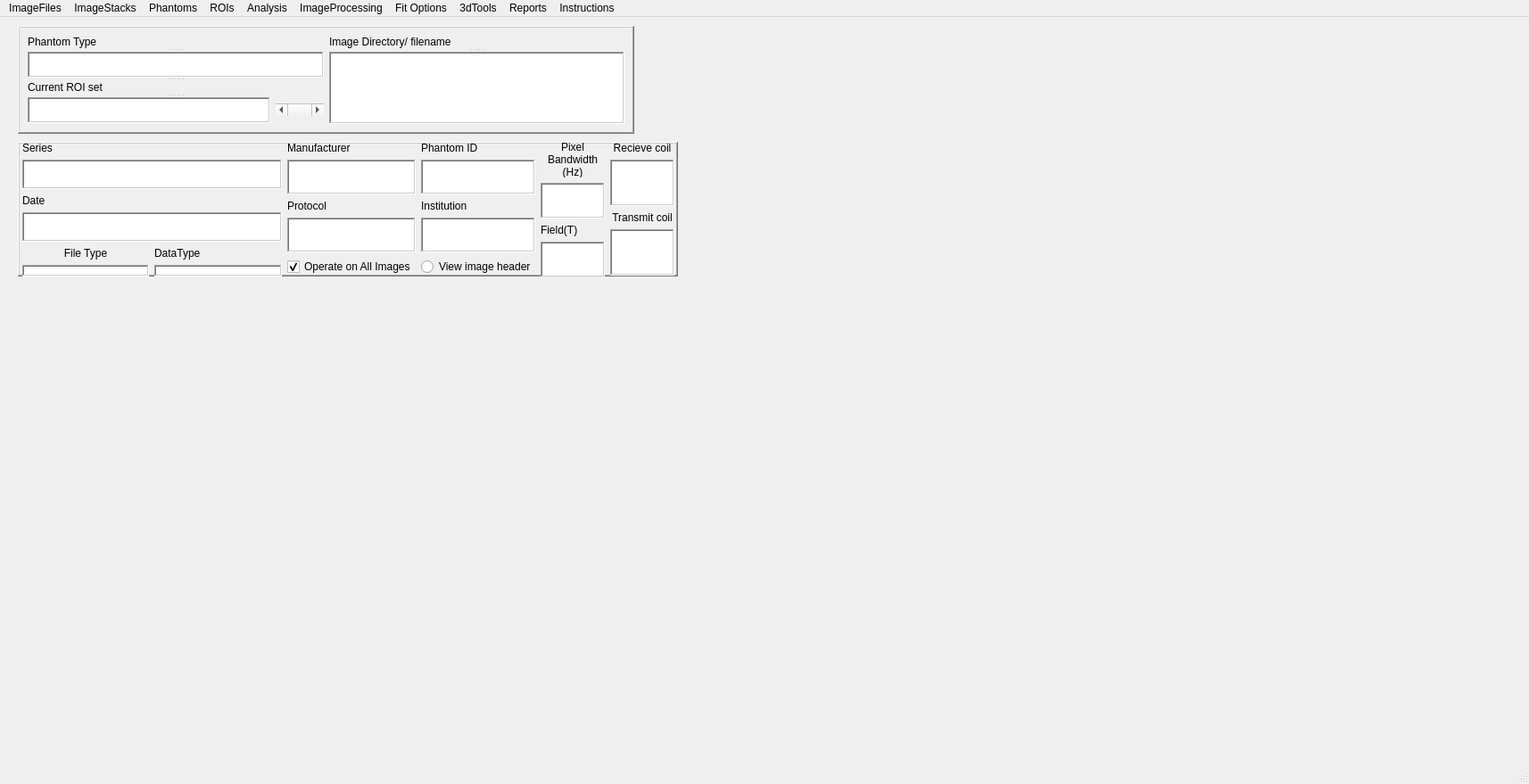
<?xml version="1.0" encoding="UTF-8"?>
<ui version="4.0">
 <class>PhantomViewerGui</class>
 <widget class="QMainWindow" name="PhantomViewerGui">
  <property name="geometry">
   <rect>
    <x>0</x>
    <y>0</y>
    <width>1714</width>
    <height>879</height>
   </rect>
  </property>
  <property name="windowTitle">
   <string>MainWindow</string>
  </property>
  <widget class="QWidget" name="centralwidget">
   <widget class="QFrame" name="frame_8">
    <property name="geometry">
     <rect>
      <x>20</x>
      <y>10</y>
      <width>691</width>
      <height>121</height>
     </rect>
    </property>
    <property name="autoFillBackground">
     <bool>true</bool>
    </property>
    <property name="frameShape">
     <enum>QFrame::WinPanel</enum>
    </property>
    <property name="frameShadow">
     <enum>QFrame::Raised</enum>
    </property>
    <layout class="QGridLayout" name="gridLayout">
     <item row="0" column="0">
      <widget class="QSplitter" name="splitter">
       <property name="orientation">
        <enum>Qt::Vertical</enum>
       </property>
       <widget class="QLabel" name="label_26">
        <property name="text">
         <string>Phantom Type</string>
        </property>
       </widget>
       <widget class="QTextEdit" name="lblPhantomType">
        <property name="frameShape">
         <enum>QFrame::WinPanel</enum>
        </property>
       </widget>
       <widget class="QLabel" name="label_40">
        <property name="text">
         <string>Current ROI set</string>
        </property>
       </widget>
       <widget class="QWidget" name="layoutWidget">
        <layout class="QHBoxLayout" name="horizontalLayout">
         <item>
          <widget class="QTextEdit" name="lblROISet">
           <property name="frameShape">
            <enum>QFrame::WinPanel</enum>
           </property>
           <property name="verticalScrollBarPolicy">
            <enum>Qt::ScrollBarAlwaysOff</enum>
           </property>
           <property name="horizontalScrollBarPolicy">
            <enum>Qt::ScrollBarAlwaysOff</enum>
           </property>
          </widget>
         </item>
         <item>
          <widget class="QScrollBar" name="hsROISet">
           <property name="orientation">
            <enum>Qt::Horizontal</enum>
           </property>
          </widget>
         </item>
        </layout>
       </widget>
      </widget>
     </item>
     <item row="0" column="1">
      <widget class="QSplitter" name="splitter_2">
       <property name="orientation">
        <enum>Qt::Vertical</enum>
       </property>
       <widget class="QLabel" name="label_2">
        <property name="text">
         <string>Image Directory/ filename</string>
        </property>
       </widget>
       <widget class="QTextEdit" name="lblFileName">
        <property name="frameShape">
         <enum>QFrame::WinPanel</enum>
        </property>
        <property name="lineWrapMode">
         <enum>QTextEdit::FixedColumnWidth</enum>
        </property>
        <property name="lineWrapColumnOrWidth">
         <number>80</number>
        </property>
       </widget>
      </widget>
     </item>
    </layout>
   </widget>
   <widget class="QFrame" name="frame_3">
    <property name="geometry">
     <rect>
      <x>20</x>
      <y>140</y>
      <width>740</width>
      <height>151</height>
     </rect>
    </property>
    <property name="autoFillBackground">
     <bool>true</bool>
    </property>
    <property name="frameShape">
     <enum>QFrame::WinPanel</enum>
    </property>
    <property name="frameShadow">
     <enum>QFrame::Raised</enum>
    </property>
    <widget class="QWidget" name="">
     <property name="geometry">
      <rect>
       <x>5</x>
       <y>0</y>
       <width>731</width>
       <height>151</height>
      </rect>
     </property>
     <layout class="QHBoxLayout" name="horizontalLayout_2">
      <item>
       <layout class="QVBoxLayout" name="verticalLayout">
        <item>
         <widget class="QLabel" name="label">
          <property name="text">
           <string>Series</string>
          </property>
         </widget>
        </item>
        <item>
         <widget class="QTextEdit" name="lblSeries">
          <property name="frameShape">
           <enum>QFrame::WinPanel</enum>
          </property>
          <property name="verticalScrollBarPolicy">
           <enum>Qt::ScrollBarAlwaysOff</enum>
          </property>
         </widget>
        </item>
        <item>
         <widget class="QLabel" name="label_3">
          <property name="text">
           <string>Date</string>
          </property>
         </widget>
        </item>
        <item>
         <widget class="QTextEdit" name="lblDate">
          <property name="frameShape">
           <enum>QFrame::WinPanel</enum>
          </property>
          <property name="verticalScrollBarPolicy">
           <enum>Qt::ScrollBarAlwaysOff</enum>
          </property>
         </widget>
        </item>
        <item>
         <layout class="QGridLayout" name="gridLayout_2">
          <item row="0" column="0">
           <widget class="QLabel" name="label_58">
            <property name="text">
             <string>File Type</string>
            </property>
            <property name="alignment">
             <set>Qt::AlignCenter</set>
            </property>
            <property name="wordWrap">
             <bool>true</bool>
            </property>
           </widget>
          </item>
          <item row="0" column="1">
           <widget class="QLabel" name="label_59">
            <property name="text">
             <string>DataType</string>
            </property>
           </widget>
          </item>
          <item row="1" column="0">
           <widget class="QTextEdit" name="lblFileType">
            <property name="frameShape">
             <enum>QFrame::WinPanel</enum>
            </property>
            <property name="verticalScrollBarPolicy">
             <enum>Qt::ScrollBarAlwaysOff</enum>
            </property>
           </widget>
          </item>
          <item row="1" column="1">
           <widget class="QTextEdit" name="lblDataType">
            <property name="frameShape">
             <enum>QFrame::WinPanel</enum>
            </property>
            <property name="verticalScrollBarPolicy">
             <enum>Qt::ScrollBarAlwaysOff</enum>
            </property>
           </widget>
          </item>
         </layout>
        </item>
       </layout>
      </item>
      <item>
       <layout class="QVBoxLayout" name="verticalLayout_2">
        <item>
         <widget class="QLabel" name="label_4">
          <property name="text">
           <string>Manufacturer</string>
          </property>
         </widget>
        </item>
        <item>
         <widget class="QTextEdit" name="lblManufacturer">
          <property name="frameShape">
           <enum>QFrame::WinPanel</enum>
          </property>
          <property name="verticalScrollBarPolicy">
           <enum>Qt::ScrollBarAlwaysOff</enum>
          </property>
         </widget>
        </item>
        <item>
         <widget class="QLabel" name="label_6">
          <property name="text">
           <string>Protocol</string>
          </property>
         </widget>
        </item>
        <item>
         <widget class="QTextEdit" name="lblProtocol">
          <property name="frameShape">
           <enum>QFrame::WinPanel</enum>
          </property>
          <property name="verticalScrollBarPolicy">
           <enum>Qt::ScrollBarAlwaysOff</enum>
          </property>
         </widget>
        </item>
        <item>
         <widget class="QCheckBox" name="cbOperateOnAllImages">
          <property name="text">
           <string>Operate on All Images</string>
          </property>
          <property name="checked">
           <bool>true</bool>
          </property>
         </widget>
        </item>
       </layout>
      </item>
      <item>
       <layout class="QVBoxLayout" name="verticalLayout_3">
        <item>
         <widget class="QLabel" name="label_7">
          <property name="text">
           <string>Phantom ID</string>
          </property>
         </widget>
        </item>
        <item>
         <widget class="QTextEdit" name="lblPatient">
          <property name="frameShape">
           <enum>QFrame::WinPanel</enum>
          </property>
          <property name="verticalScrollBarPolicy">
           <enum>Qt::ScrollBarAlwaysOff</enum>
          </property>
         </widget>
        </item>
        <item>
         <widget class="QLabel" name="label_9">
          <property name="text">
           <string>Institution</string>
          </property>
         </widget>
        </item>
        <item>
         <widget class="QTextEdit" name="lblInstitution">
          <property name="frameShape">
           <enum>QFrame::WinPanel</enum>
          </property>
          <property name="verticalScrollBarPolicy">
           <enum>Qt::ScrollBarAlwaysOff</enum>
          </property>
         </widget>
        </item>
        <item>
         <widget class="QRadioButton" name="rbViewDicomHeader">
          <property name="text">
           <string>View image header</string>
          </property>
         </widget>
        </item>
       </layout>
      </item>
      <item>
       <layout class="QVBoxLayout" name="verticalLayout_4">
        <item>
         <widget class="QLabel" name="label_8">
          <property name="text">
           <string>Pixel Bandwidth (Hz)</string>
          </property>
          <property name="alignment">
           <set>Qt::AlignCenter</set>
          </property>
          <property name="wordWrap">
           <bool>true</bool>
          </property>
         </widget>
        </item>
        <item>
         <widget class="QTextEdit" name="lblBW">
          <property name="frameShape">
           <enum>QFrame::WinPanel</enum>
          </property>
          <property name="verticalScrollBarPolicy">
           <enum>Qt::ScrollBarAlwaysOff</enum>
          </property>
         </widget>
        </item>
        <item>
         <widget class="QLabel" name="label_5">
          <property name="text">
           <string>Field(T)</string>
          </property>
         </widget>
        </item>
        <item>
         <widget class="QTextEdit" name="lblField">
          <property name="frameShape">
           <enum>QFrame::WinPanel</enum>
          </property>
          <property name="verticalScrollBarPolicy">
           <enum>Qt::ScrollBarAlwaysOff</enum>
          </property>
         </widget>
        </item>
       </layout>
      </item>
      <item>
       <layout class="QVBoxLayout" name="verticalLayout_5">
        <item>
         <widget class="QLabel" name="label_31">
          <property name="text">
           <string>Recieve coil</string>
          </property>
          <property name="alignment">
           <set>Qt::AlignCenter</set>
          </property>
          <property name="wordWrap">
           <bool>true</bool>
          </property>
         </widget>
        </item>
        <item>
         <widget class="QTextEdit" name="lblReceiveCoil">
          <property name="frameShape">
           <enum>QFrame::WinPanel</enum>
          </property>
          <property name="verticalScrollBarPolicy">
           <enum>Qt::ScrollBarAlwaysOff</enum>
          </property>
         </widget>
        </item>
        <item>
         <widget class="QLabel" name="label_42">
          <property name="text">
           <string>Transmit coil</string>
          </property>
          <property name="alignment">
           <set>Qt::AlignCenter</set>
          </property>
          <property name="wordWrap">
           <bool>true</bool>
          </property>
         </widget>
        </item>
        <item>
         <widget class="QTextEdit" name="lblTransmitCoil">
          <property name="frameShape">
           <enum>QFrame::WinPanel</enum>
          </property>
          <property name="verticalScrollBarPolicy">
           <enum>Qt::ScrollBarAlwaysOff</enum>
          </property>
         </widget>
        </item>
       </layout>
      </item>
     </layout>
    </widget>
    <zorder>label_3</zorder>
    <zorder>lblSeries</zorder>
    <zorder>lblDate</zorder>
    <zorder>label_4</zorder>
    <zorder>lblManufacturer</zorder>
    <zorder>lblField</zorder>
    <zorder>label_5</zorder>
    <zorder>label_6</zorder>
    <zorder>lblProtocol</zorder>
    <zorder>label_7</zorder>
    <zorder>lblPatient</zorder>
    <zorder>label_8</zorder>
    <zorder>lblBW</zorder>
    <zorder>label_9</zorder>
    <zorder>lblInstitution</zorder>
    <zorder>lblReceiveCoil</zorder>
    <zorder>label_31</zorder>
    <zorder>label_58</zorder>
    <zorder>lblDataType</zorder>
    <zorder>label_59</zorder>
    <zorder>lblFileType</zorder>
    <zorder>label</zorder>
    <zorder>rbViewDicomHeader</zorder>
    <zorder>label_42</zorder>
    <zorder>lblTransmitCoil</zorder>
    <zorder>cbOperateOnAllImages</zorder>
   </widget>
  </widget>
  <widget class="QMenuBar" name="menubar">
   <property name="geometry">
    <rect>
     <x>0</x>
     <y>0</y>
     <width>1714</width>
     <height>21</height>
    </rect>
   </property>
   <widget class="QMenu" name="menuAnalysis">
    <property name="title">
     <string>Analysis</string>
    </property>
    <addaction name="separator"/>
    <addaction name="actionT1_Analysis"/>
    <addaction name="actionT2_Analysis"/>
    <addaction name="actionProton_density_SNR"/>
    <addaction name="actionFiducial"/>
    <addaction name="actionFiducial_Array_Analysis"/>
    <addaction name="actionSlice_Profile"/>
    <addaction name="actionDiffusion"/>
    <addaction name="separator"/>
    <addaction name="actionResolution_Inset"/>
   </widget>
   <widget class="QMenu" name="menu_Instructions">
    <property name="title">
     <string>Instructions</string>
    </property>
    <addaction name="actionGeometric_DIstortion"/>
    <addaction name="actionProton_Density_Noise"/>
    <addaction name="actionSlice_thickness"/>
   </widget>
   <widget class="QMenu" name="menuPhantom_properties">
    <property name="title">
     <string>Phantoms</string>
    </property>
    <addaction name="actionOpenPhantomFile"/>
    <addaction name="actionSave_phantom_file"/>
    <addaction name="actionSystem_Phantom"/>
    <addaction name="actionDiffusion_Phantom"/>
    <addaction name="actionBreast_Phantom"/>
    <addaction name="actionNIST_hcp_Phantom"/>
    <addaction name="actionNIST_hcp_Coronal_Phantom"/>
    <addaction name="actionNIST_KT_Phantom"/>
    <addaction name="actionShowPhantomInfo"/>
   </widget>
   <widget class="QMenu" name="menuTools">
    <property name="title">
     <string>3dTools</string>
    </property>
    <addaction name="action3dViewer"/>
    <addaction name="separator"/>
    <addaction name="actionView3D_color"/>
    <addaction name="actionView3D_transparency"/>
    <addaction name="actionView3D_invert_image"/>
   </widget>
   <widget class="QMenu" name="menuFile">
    <property name="title">
     <string>ImageFiles</string>
    </property>
    <addaction name="actionSelectImages"/>
    <addaction name="actionClear_All_Images"/>
    <addaction name="actionDelete_Current_Image"/>
    <addaction name="actionWrite_Animated_GIF"/>
    <addaction name="actionWrite_to_DICOM"/>
   </widget>
   <widget class="QMenu" name="menuROIs">
    <property name="title">
     <string>ROIs</string>
    </property>
    <widget class="QMenu" name="menuROI_Line">
     <property name="title">
      <string>ROI Line</string>
     </property>
     <addaction name="actionThin"/>
     <addaction name="actionMedium"/>
     <addaction name="actionThick"/>
    </widget>
    <addaction name="actionShowHide_ROIs"/>
    <addaction name="actionReset_ROIs"/>
    <addaction name="actionROI_Color"/>
    <addaction name="menuROI_Line"/>
    <addaction name="actionLabel_Color"/>
    <addaction name="actionSave_ROI_arrays"/>
    <addaction name="actionCrop_to_ROI"/>
    <addaction name="actionPlot_ROI_vs_Index"/>
   </widget>
   <widget class="QMenu" name="menuReports">
    <property name="title">
     <string>Reports</string>
    </property>
    <addaction name="actionFitting_Results"/>
    <addaction name="actionSave_Results"/>
    <addaction name="actionClear_Report"/>
    <addaction name="actionSaveDataFiles"/>
   </widget>
   <widget class="QMenu" name="menuFit_Options">
    <property name="title">
     <string>Fit Options</string>
    </property>
    <addaction name="actionInitial_Guess"/>
    <addaction name="actionMake_Map"/>
   </widget>
   <widget class="QMenu" name="menuImageStacks">
    <property name="title">
     <string>ImageStacks</string>
    </property>
    <addaction name="actionSort_on_Slice_Loc"/>
    <addaction name="actionSort_on_TE"/>
    <addaction name="actionDuplicate_Image_Stack"/>
    <addaction name="actionChange_Image_Stack"/>
    <addaction name="actionShow_Image_Stack"/>
   </widget>
   <widget class="QMenu" name="menuImageProcessing">
    <property name="title">
     <string>ImageProcessing</string>
    </property>
    <addaction name="actionPhase_Unwrap"/>
    <addaction name="actionPlane_Background_Subtract"/>
    <addaction name="actionParabola_Background_Subtract"/>
    <addaction name="actionImage_Subtraction"/>
    <addaction name="actionDown_Sample"/>
    <addaction name="actionInterpolate"/>
    <addaction name="actionSetScaleSlopeto1_0"/>
   </widget>
   <addaction name="menuFile"/>
   <addaction name="menuImageStacks"/>
   <addaction name="menuPhantom_properties"/>
   <addaction name="menuROIs"/>
   <addaction name="menuAnalysis"/>
   <addaction name="menuImageProcessing"/>
   <addaction name="menuFit_Options"/>
   <addaction name="menuTools"/>
   <addaction name="menuReports"/>
   <addaction name="menu_Instructions"/>
  </widget>
  <widget class="QStatusBar" name="statusbar"/>
  <action name="actionGeometric_DIstortion">
   <property name="text">
    <string>Geometric Distortion Instr.</string>
   </property>
  </action>
  <action name="actionProton_Density_Noise">
   <property name="text">
    <string>Proton Density/Noise</string>
   </property>
  </action>
  <action name="actionSlice_thickness">
   <property name="text">
    <string>Slice thickness</string>
   </property>
  </action>
  <action name="actionROI_properties">
   <property name="text">
    <string>ROI properties</string>
   </property>
  </action>
  <action name="action3dViewer">
   <property name="text">
    <string>View3d</string>
   </property>
  </action>
  <action name="actionExit">
   <property name="text">
    <string>Phase Unwrap</string>
   </property>
  </action>
  <action name="actionSystem_Phantom">
   <property name="text">
    <string>System Phantom</string>
   </property>
  </action>
  <action name="actionT1_Analysis">
   <property name="text">
    <string>T1 Analysis</string>
   </property>
  </action>
  <action name="actionProton_density_SNR">
   <property name="text">
    <string>Proton density/ SNR</string>
   </property>
  </action>
  <action name="actionT2_Analysis">
   <property name="text">
    <string>T2 Analysis</string>
   </property>
  </action>
  <action name="actionThin">
   <property name="text">
    <string>Thin</string>
   </property>
  </action>
  <action name="actionMedium">
   <property name="text">
    <string>Medium</string>
   </property>
  </action>
  <action name="actionThick">
   <property name="text">
    <string>Thick</string>
   </property>
  </action>
  <action name="actionWrite_to_DICOM">
   <property name="text">
    <string>Write to DICOM</string>
   </property>
  </action>
  <action name="actionSelectImages">
   <property name="text">
    <string>Select/Add Images</string>
   </property>
   <property name="toolTip">
    <string>Opens DICOM, DicomDir, tif, fdf</string>
   </property>
   <property name="shortcut">
    <string>Ctrl+S</string>
   </property>
  </action>
  <action name="actionClear_All_Images">
   <property name="text">
    <string>Clear All Images</string>
   </property>
   <property name="shortcut">
    <string>Ctrl+C</string>
   </property>
  </action>
  <action name="actionPhase_Unwrap">
   <property name="text">
    <string>Phase Unwrap</string>
   </property>
  </action>
  <action name="actionPlane_Background_Subtract">
   <property name="text">
    <string>Plane Background Subtract</string>
   </property>
  </action>
  <action name="actionParabola_Background_Subtract">
   <property name="text">
    <string>Parabola Background Subtract</string>
   </property>
  </action>
  <action name="actionDelete_Current_Image">
   <property name="text">
    <string>Delete Current Image</string>
   </property>
   <property name="shortcut">
    <string>Ctrl+D</string>
   </property>
  </action>
  <action name="actionOpen_ROI_File">
   <property name="text">
    <string>Open ROI File</string>
   </property>
  </action>
  <action name="actionShowHide_ROIs">
   <property name="text">
    <string>Show/Hide ROIs</string>
   </property>
  </action>
  <action name="actionReset_ROIs">
   <property name="text">
    <string>Reset/Update ROIs</string>
   </property>
  </action>
  <action name="actionShow_ROI_Properties">
   <property name="text">
    <string>Show ROI Info</string>
   </property>
  </action>
  <action name="actionFitting_Results">
   <property name="text">
    <string>Show Report</string>
   </property>
  </action>
  <action name="actionSave_ROI_File">
   <property name="text">
    <string>Save ROI File</string>
   </property>
  </action>
  <action name="actionSave_Results">
   <property name="text">
    <string>Save Report</string>
   </property>
  </action>
  <action name="actionUpdate_ROIs">
   <property name="text">
    <string>update ROIs</string>
   </property>
  </action>
  <action name="actionOpen_DICOMDIR">
   <property name="text">
    <string>Open DICOMDIR</string>
   </property>
  </action>
  <action name="actionDiffusion_Phantom">
   <property name="text">
    <string>Diffusion Phantom</string>
   </property>
  </action>
  <action name="actionBreast_Phantom">
   <property name="text">
    <string>Breast Phantom</string>
   </property>
  </action>
  <action name="actionDiffusion">
   <property name="text">
    <string>Diffusion</string>
   </property>
  </action>
  <action name="actionNIST_hcp_Phantom">
   <property name="text">
    <string>NIST hcp Phantom</string>
   </property>
  </action>
  <action name="actionOpenPhantomFile">
   <property name="text">
    <string>Open phantom file</string>
   </property>
  </action>
  <action name="actionInitial_Guess">
   <property name="text">
    <string>Initial Guess</string>
   </property>
  </action>
  <action name="actionROI_Color">
   <property name="text">
    <string>ROI Color</string>
   </property>
  </action>
  <action name="actionClear_Report">
   <property name="text">
    <string>Clear Report</string>
   </property>
   <property name="shortcut">
    <string>Ctrl+R</string>
   </property>
  </action>
  <action name="actionNIST_KT_Phantom">
   <property name="text">
    <string>NIST KT Phantom</string>
   </property>
  </action>
  <action name="actionNIST_hcp_Coronal_Phantom">
   <property name="text">
    <string>NIST hcp Coronal Phantom</string>
   </property>
  </action>
  <action name="actionShowPhantomInfo">
   <property name="text">
    <string>Show current phantom info</string>
   </property>
   <property name="shortcut">
    <string>Ctrl+P</string>
   </property>
  </action>
  <action name="actionSave_phantom_file">
   <property name="text">
    <string>Save phantom file</string>
   </property>
  </action>
  <action name="actionView3D_color">
   <property name="text">
    <string>View3D color</string>
   </property>
  </action>
  <action name="actionView3D_transparency">
   <property name="text">
    <string>View3D transparency</string>
   </property>
  </action>
  <action name="actionImage_Subtraction">
   <property name="text">
    <string>Image Subtraction</string>
   </property>
   <property name="toolTip">
    <string>&lt;html&gt;&lt;head/&gt;&lt;body&gt;&lt;p&gt;Subtract specified image from all the other images&lt;/p&gt;&lt;/body&gt;&lt;/html&gt;</string>
   </property>
  </action>
  <action name="actionWrite_Animated_GIF">
   <property name="text">
    <string>Write Animated GIF</string>
   </property>
  </action>
  <action name="actionView3D_invert_image">
   <property name="text">
    <string>View3D invert image</string>
   </property>
  </action>
  <action name="actionSort_on_Slice_Loc">
   <property name="text">
    <string>Sort on Slice Loc</string>
   </property>
  </action>
  <action name="actionSort_on_TE">
   <property name="text">
    <string>Sort on TE</string>
   </property>
  </action>
  <action name="actionDown_Sample">
   <property name="text">
    <string>Down Sample</string>
   </property>
  </action>
  <action name="actionInterpolate">
   <property name="text">
    <string>Interpolate</string>
   </property>
  </action>
  <action name="actionCrop_to_ROI">
   <property name="text">
    <string>Crop to ROI</string>
   </property>
  </action>
  <action name="actionDuplicate_Image_Stack">
   <property name="text">
    <string>Duplicate Image Stack</string>
   </property>
  </action>
  <action name="actionChange_Image_Stack">
   <property name="text">
    <string>Change Image Stack</string>
   </property>
  </action>
  <action name="actionPlot_ROI_vs_Index">
   <property name="text">
    <string>Plot ROI vs Index</string>
   </property>
  </action>
  <action name="actionSaveDataFiles">
   <property name="text">
    <string>SaveDataFiles</string>
   </property>
  </action>
  <action name="actionSetScaleSlopeto1_0">
   <property name="text">
    <string>Set Scale/Slope to1,0</string>
   </property>
   <property name="toolTip">
    <string>&lt;html&gt;&lt;head/&gt;&lt;body&gt;&lt;p&gt;Undo Phillips scaling protocol&lt;/p&gt;&lt;/body&gt;&lt;/html&gt;</string>
   </property>
  </action>
  <action name="actionMake_Map">
   <property name="text">
    <string>Make Map</string>
   </property>
  </action>
  <action name="actionSave_ROI_arrays">
   <property name="text">
    <string>Save ROI arrays</string>
   </property>
  </action>
  <action name="actionFiducial">
   <property name="text">
    <string>Fiducial Array Setup</string>
   </property>
  </action>
  <action name="actionSlice_Profile">
   <property name="text">
    <string>Slice Profile</string>
   </property>
  </action>
  <action name="actionGenerate_SynImage">
   <property name="text">
    <string>Generate Synthetic Image</string>
   </property>
  </action>
  <action name="actionBlur_Image">
   <property name="text">
    <string>Blur Image</string>
   </property>
  </action>
  <action name="actionResolution_Inset">
   <property name="text">
    <string>Resolution Inset</string>
   </property>
  </action>
  <action name="actionShow_Image_Stack">
   <property name="text">
    <string>Show Image Stack</string>
   </property>
  </action>
  <action name="actionLabel_Color">
   <property name="text">
    <string>Label Color</string>
   </property>
  </action>
  <action name="actionFiducial_Array_Analysis">
   <property name="text">
    <string>Fiducial Array Analysis</string>
   </property>
  </action>
 </widget>
 <resources/>
 <connections>
  <connection>
   <sender>actionExit</sender>
   <signal>triggered()</signal>
   <receiver>PhantomViewerGui</receiver>
   <slot>close()</slot>
   <hints>
    <hint type="sourcelabel">
     <x>-1</x>
     <y>-1</y>
    </hint>
    <hint type="destinationlabel">
     <x>768</x>
     <y>477</y>
    </hint>
   </hints>
  </connection>
 </connections>
</ui>
